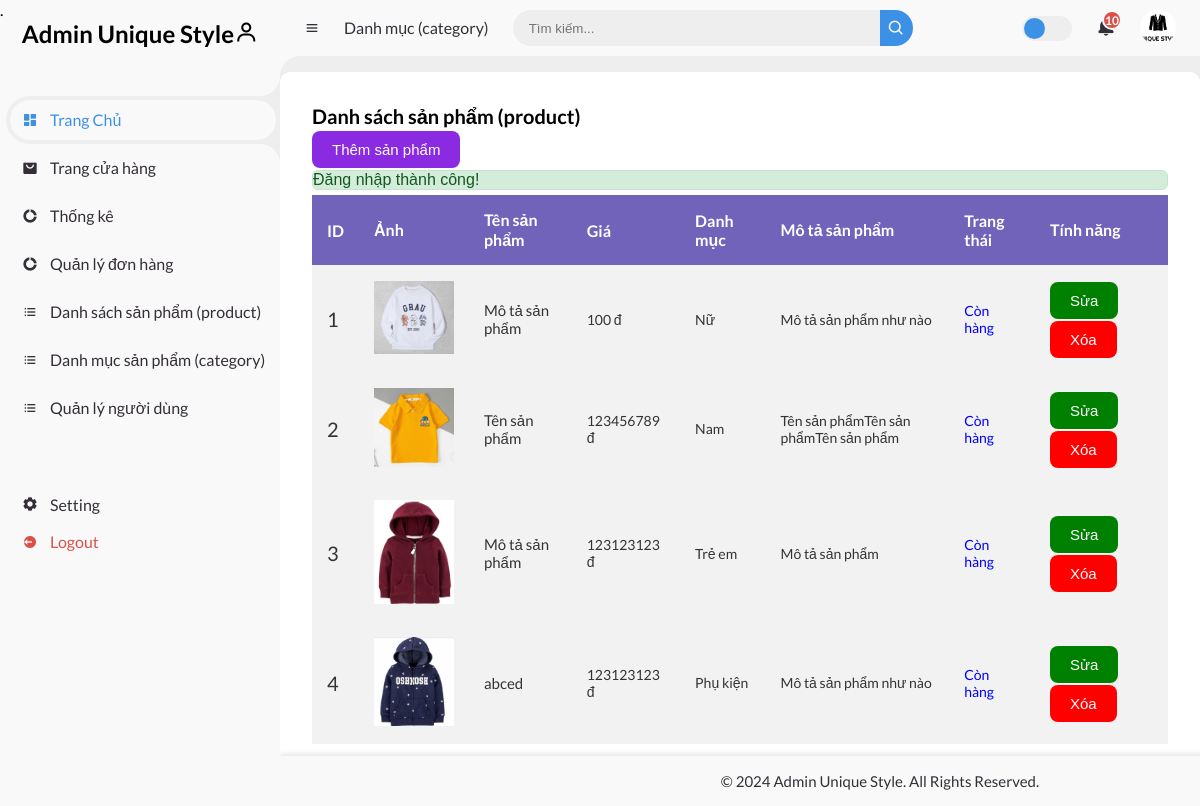
Before: /admin-page/index.php?act=list-product (signed in) with the older database file.
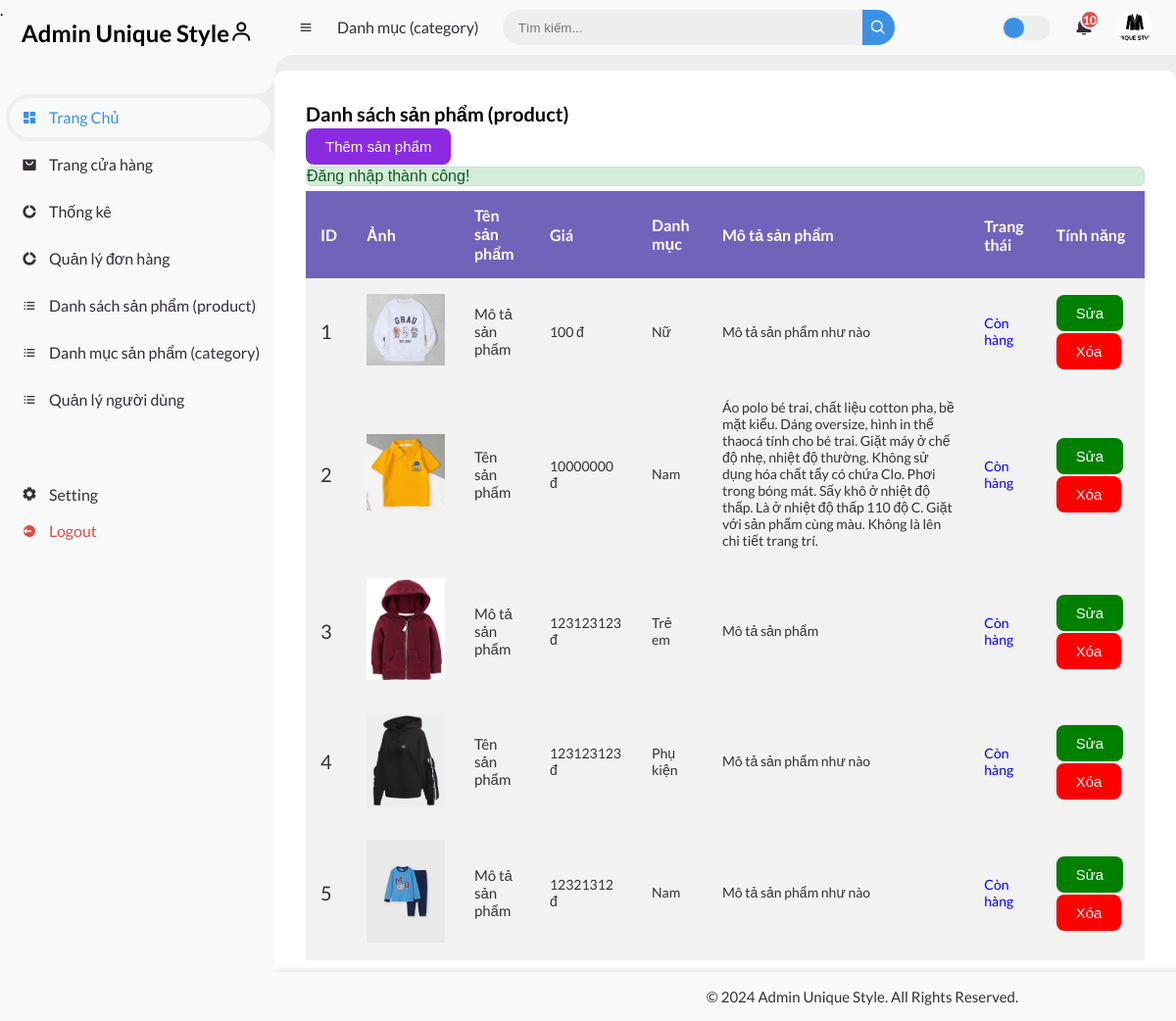
After: the same page with the newer database file.
### tables this page shows
CREATE TABLE `products` (
  `id` int NOT NULL,
  `ProductName` varchar(100) NOT NULL,
  `Description` text NOT NULL,
  `Price` int NOT NULL,
  `CategoryID` int NOT NULL,
  `status` int NOT NULL,
  `image` text NOT NULL
);

CREATE TABLE `categories` (
  `CategoryID` int NOT NULL,
  `categoryName` varchar(100) NOT NULL
);

CREATE TABLE `status` (
  `statusID` int NOT NULL,
  `statusName` varchar(100) NOT NULL
);

### controllers/product/ProductController.php (called while the page is built, shortened)
<?php
class ProductController
{
    public $modelProduct;
    public function __construct()
    {
        $this->modelProduct = new Product();
    }
    public function index()
    {
        $listProducts = $this->modelProduct->getAllProduct();
        require_once '../admin-page/views/header.php';
        require_once '../admin-page/views/product/productlist.php';
        require_once '../admin-page/views/footer.php';
    }
}

### admin-page/index.php (called while the page is built, shortened)
<?php
require_once '../common/function.php';
require_once './router.php';
$router = new Router();
require_once '../controllers/product/ProductController.php';
require_once '../models/product/product.php';
$act = $_GET['act'] ?? '/';
$router->add('/', 'AdminController', 'index');
require_once '../routes/product/product.php';
$router->dispatch($act);

### common/function.php (called while the page is built)
<?php
function connectDB()
{
    $host   = DB_HOST;
    $dbname = DB_NAME;
    try {
        $conn = new PDO(
            "mysql:host=$host; dbname=$dbname",
            DB_USERNAME,
            DB_PASSWORD
        );
        $conn->setAttribute(PDO::ATTR_ERRMODE, PDO::ERRMODE_EXCEPTION);
        $conn->setAttribute(PDO::ATTR_DEFAULT_FETCH_MODE, PDO::FETCH_ASSOC);
        return $conn;
    } catch (\PDOException $e) {
        echo 'lỗi kết nối cơ sở dữ liệu' . $e->getMessage();
    }
}
?>

### models/product/product.php (called while the page is built, shortened)
<?php
class Product
{
    public $conn;
    public function __construct()
    {
        $this->conn = connectDB();
    }
    public function getAllProduct()
    {
        try {
            $sql = "SELECT u.*, r.statusName,
                    c.CategoryName
        FROM products u
        LEFT JOIN status r ON u.status = r.statusID
        LEFT JOIN categories c ON u.CategoryID = c.CategoryID";
            $stmt = $this->conn->prepare($sql);
            $stmt->execute();
            return $stmt->fetchAll();
        } catch (PDOException $e) {
            echo 'Lỗi: ' . $e->getMessage();
        }
    }
}

### admin-page/views/product/productlist.php (the view, shortened to what this page needs)
<div class="table--wrapper">
    <h3 class="title">Danh sách sản phẩm (product)</h3>
    <a href="?act=add-product"><button class="add">Thêm sản phẩm</button></a>
    <?php if (!empty($_SESSION['success'])): ?>
			<div class="alert alert-success" style="background-color:#d4edda;border:0.5px solid #ddd;border-radius:6px;color:#155724;border-color: #c3e6cb; margin-bottom:5px;font-family: Arial, sans-serif;">
				<?= $_SESSION['success']; ?>
			</div>
		<?php endif; ?>
    <div class="table-container">
        <table style="text-align: left;">
            <thead>
                <tr>
                    <th>ID</th>
                    <th>Ảnh</th>
                    <th>Tên sản phẩm</th>
                    <th>Giá</th>
                    <th>Danh mục</th>
                    <th>Mô tả sản phẩm</th>
                    <th>Trang thái</th>
                    <th>Tính năng</th>
                </tr>
            </thead>
            <tbody>
                <?php foreach ($listProducts as $index => $product) : ?>
                    <tr>
                        <td style="font-size:20px"><?= $index + 1; ?></td>
                        <td>
                            <img src="<?= $product['image']; ?>" width="80px">
                        </td>
                        <td style="font-size:15px"><?= $product['ProductName']; ?></td>
                        <td><?= $product['Price']; ?> đ</td>
                        <td><?= $product['CategoryName']; ?></td>
                        <td><?= $product['Description']; ?></td>
                        <td style="color:blue"><?= $product['statusName']; ?></td>
                        <td>
                            <a href="?act=edit-product&id=<?= $product['id']; ?>">
                                <button class="edit">Sửa</button>
                            </a>
                            <form action="?act=delete-product" method="POST" style="display: inline;" onsubmit="return confirm('Bạn có chắc chắn muốn xóa sản phẩm?')">
                                <button type="submit" class="delete">Xóa</button>
                            </form>
                        </td>
                    </tr>
                <?php endforeach; ?>
            </tbody>
        </table>
    </div>
</div>

### admin-page/router.php
<?php
class Router {
    protected $routes = [];
    public function add($path, $controller, $method) {
        $this->routes[$path] = [$controller, $method];
    }
    public function dispatch($path) {
        if (isset($this->routes[$path])) {
            call_user_func([new $this->routes[$path][0], $this->routes[$path][1]]);
        } else {
            echo "404 - not found page";
        }
    }
}

### admin-page/views/header.php (shortened to what this page needs)
<!DOCTYPE html>
<html lang="en">
<head>
	<link href='https://unpkg.com/boxicons@2.0.9/css/boxicons.min.css' rel='stylesheet'>
	<link rel="stylesheet" href="../admin-page/public/styles.css">
</head>
<body>
	<section id="sidebar">
		<a>.</a>
		<li>
		<a href="../admin-page/" style="text-align:center" class="title-admin">
			<h1>Admin Unique Style<i class='bx bx-user'></i></h1>
		</a>
		</li>
		<ul class="side-menu top">
			<li class="active">
				<a href="../admin-page">
					<i class='bx bxs-dashboard'></i>
					<span class="text">Trang Chủ</span>
				</a>
			</li>
			<li>
				<a href="../client-page">
					<i class='bx bxs-shopping-bag-alt'></i>
					<span class="text">Trang cửa hàng</span>
				</a>
			</li>
			<li>
				<a href="#">
					<i class='bx bxs-doughnut-chart'></i>
					<span class="text">Thống kê</span>
				</a>
			</li>
			<li>
				<a href="?act=list-order">
					<i class='bx bxs-doughnut-chart'></i>
					<span class="text">Quản lý đơn hàng</span>
				</a>
			</li>
			<li>
				<a href="?act=list-product">
					<i class='bx bx-list-ul'></i>
					<span class="text">Danh sách sản phẩm (product)</span>
				</a>
			</li>
			<li>
				<a href="?act=list-category">
					<i class='bx bx-list-ul'></i>
					<span class="text">Danh mục sản phẩm (category)</span>
				</a>
			</li>
			<li>
				<a href="?act=list-user">
					<i class='bx bx-list-ul'></i>
					<span class="text">Quản lý người dùng</span>
				</a>
			</li>
		</ul>
		<ul class="side-menu">
			<li>
				<a href="#">
					<i class='bx bxs-cog'></i>
					<span class="text">Setting</span>
				</a>
			</li>
			<li>
				<div id="main-content">
					<a href="#" class="logout" onclick="openLogoutPopup(event)">
						<i class='bx bxs-log-out-circle'></i>
						<span class="text">Logout</span>
					</a>
				</div>
			</li>
		</ul>
	</section>
	<section id="content">
		<nav>
			<i class='bx bx-menu'></i>
			<a href="?act=list-category" class="nav-link">Danh mục (category)</a>
			<form action="#">
				<div class="form-input">
					<input type="search" placeholder="Tìm kiếm...">
					<button type="submit" class="search-btn"><i class='bx bx-search'></i></button>
				</div>
			</form>
			<label for="switch-mode" class="switch-mode"></label>
			<a href="#" class="notification">
				<span class="num">10</span>
			</a>
			<a href="#" class="profile">
				<img src="../admin-page/img/logo.jpg">
			</a>
		</nav>

### admin-page/views/footer.php
<footer class="footer">
    <div class="footer-content">
        <p>© 2024 Admin Unique Style. All Rights Reserved.</p>
    </div>
</footer>

### admin-page/views/header.php (style rules this page uses)
.title-admin { display: flex; justify-content: center; align-items: center; text-decoration: none; color: #000; transition: all 0.3s ease; }

Changed rows visible on the page:
changed products: Price "123456789" → "10000000"; Description "Tên sản phẩmTên sản phẩmTên sản phẩm" → "Áo polo bé trai, chất liệu cotton pha, bề mặt kiểu. Dáng oversize, hình in thể thaocá tính cho bé trai. Giặt máy ở chế độ nhẹ, nhiệt độ thường. Không sử dụng hóa chất tẩy có chứa Clo. Phơi trong bóng mát. Sấy khô ở nhiệt độ thấp. Là ở nhiệt độ thấp 110 độ C. Giặt với sản phẩm cùng màu. Không là lên chi tiết trang trí."
changed products "Phụ kiện": image: a different picture; ProductName "abced" → "Tên sản phẩm"
added products: image (picture), ProductName "Mô tả sản phẩm", Price "12321312", CategoryID.categoryName "Nam", Description "Mô tả sản phẩm như nào", status.statusName "Còn hàng"
